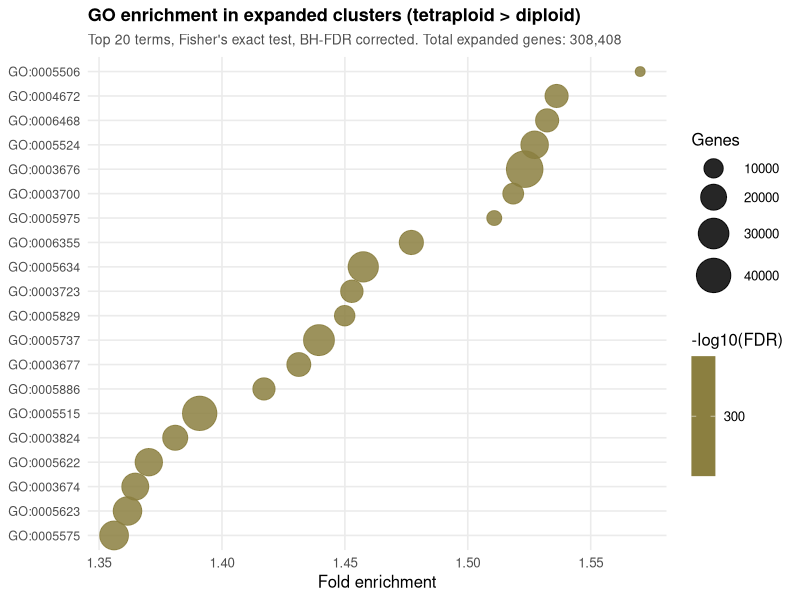
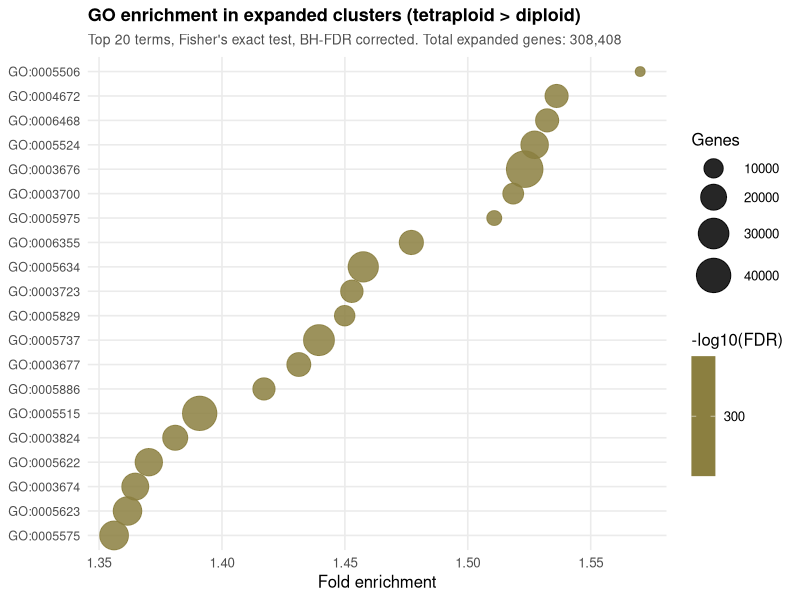
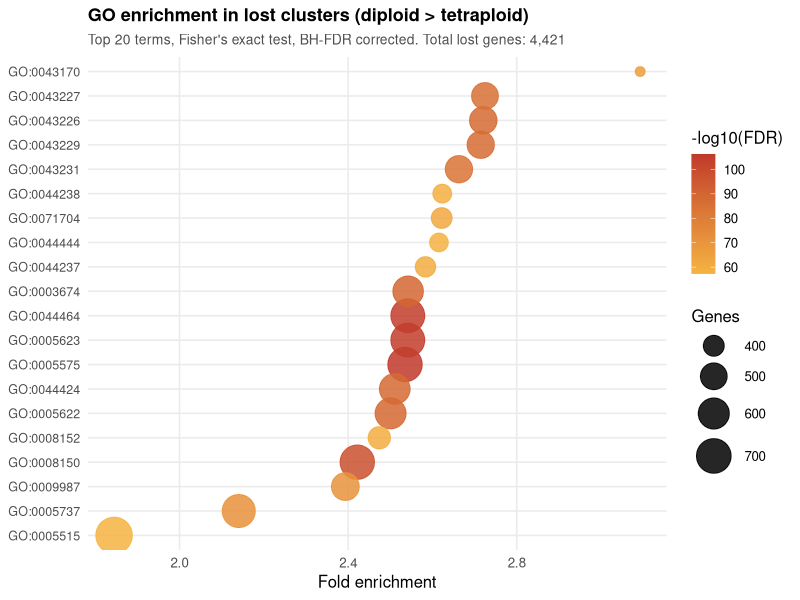
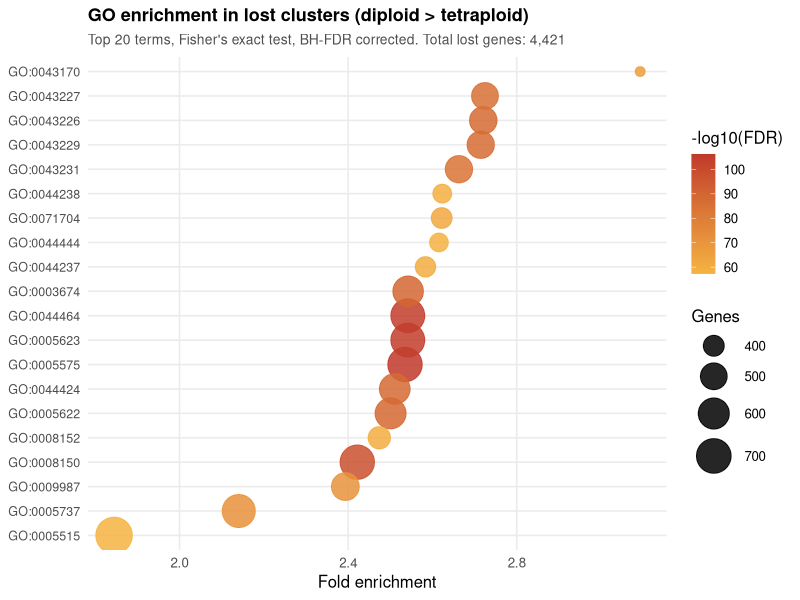

These charts were generated, in order, by the following R code: (Note: this script raises an error after producing the figures.)
# scripts/retention_go_enrichment.R
# Fisher's exact test for GO enrichment in expanded vs lost bins.
# Figures 2 and 3 for the polyploidy retention paper.

library(dplyr)
library(tidyr)
library(ggplot2)

# ---- Configuration ----
setwd("C:/Users/Erick.Amombo/alfalfa_pangenome/analysis/retention_bias")

# Total gene counts per set (from SQL queries)
N_expanded    <- 308408
N_lost        <- 4421
N_background  <- 823838

# ---- Load GO counts ----
go <- read.csv("go_counts_by_bin.csv", stringsAsFactors = FALSE)
cat("Loaded", nrow(go), "rows\n")

# ---- Pivot to wide format (one row per GO term) ----
go_wide <- go %>%
  pivot_wider(names_from = bin, values_from = n_genes,
              values_fill = list(n_genes = 0))

# Make sure all three columns exist
if (!"expanded"    %in% colnames(go_wide)) go_wide$expanded    <- 0
if (!"lost"        %in% colnames(go_wide)) go_wide$lost        <- 0
if (!"background"  %in% colnames(go_wide)) go_wide$background  <- 0

# ---- Filter: only test terms with >= 5 genes in the bin ----
# (avoids noise from singleton terms)
test_go <- function(bin_name, N_bin) {
  df <- go_wide %>%
    filter(.data[[bin_name]] >= 5) %>%
    mutate(
      a = .data[[bin_name]],
      b = N_bin - .data[[bin_name]],
      c = background - .data[[bin_name]],
      d = N_background - N_bin - (background - .data[[bin_name]]),
      pval = mapply(function(x1, x2, x3, x4)
        fisher.test(matrix(c(x1, x2, x3, x4), nrow = 2))$p.value,
        a, b, c, d)
    ) %>%
    mutate(
      FDR = p.adjust(pval, method = "BH"),
      fold_enrichment = (a / N_bin) / (background / N_background),
      neg_log10_FDR = -log10(FDR + 1e-300)
    ) %>%
    arrange(FDR)

  return(df)
}

expanded_df <- test_go("expanded", N_expanded)
lost_df     <- test_go("lost",     N_lost)

cat("Expanded significant terms (FDR < 0.05):",
    sum(expanded_df$FDR < 0.05), "\n")
cat("Lost significant terms (FDR < 0.05):",
    sum(lost_df$FDR < 0.05), "\n")

# ---- Top 20 for each figure ----
top_expanded <- expanded_df %>% slice_head(n = 20)
top_lost     <- lost_df %>% slice_head(n = 20)

# ---- Figure 2: Expanded enrichment ----
p2 <- ggplot(top_expanded,
             aes(x = fold_enrichment,
                 y = reorder(go_term, fold_enrichment),
                 size = a,
                 color = neg_log10_FDR)) +
  geom_point(alpha = 0.85) +
  scale_color_gradient(low = "#f5b342", high = "#1a4d38") +
  scale_size_continuous(range = c(3, 12)) +
  labs(
    title = "GO enrichment in expanded clusters (tetraploid > diploid)",
    subtitle = paste0("Top 20 terms, Fisher's exact test, BH-FDR corrected. ",
                      "Total expanded genes: ", format(N_expanded, big.mark = ",")),
    x = "Fold enrichment",
    y = NULL,
    size = "Genes",
    color = "-log10(FDR)"
  ) +
  theme_minimal(base_size = 12) +
  theme(
    plot.title = element_text(face = "bold", size = 13),
    plot.subtitle = element_text(size = 10, color = "gray30"),
    axis.text.y = element_text(size = 9),
    panel.grid.minor = element_blank()
  )

ggsave("figures/Fig2_expanded_GO_enrichment.pdf", p2,
       width = 10, height = 7, device = cairo_pdf)
ggsave("figures/Fig2_expanded_GO_enrichment.png", p2,
       width = 10, height = 7, dpi = 300)

cat("Figure 2 saved\n")

# ---- Figure 3: Lost enrichment ----
p3 <- ggplot(top_lost,
             aes(x = fold_enrichment,
                 y = reorder(go_term, fold_enrichment),
                 size = a,
                 color = neg_log10_FDR)) +
  geom_point(alpha = 0.85) +
  scale_color_gradient(low = "#f5b342", high = "#c0392b") +
  scale_size_continuous(range = c(3, 12)) +
  labs(
    title = "GO enrichment in lost clusters (diploid > tetraploid)",
    subtitle = paste0("Top 20 terms, Fisher's exact test, BH-FDR corrected. ",
                      "Total lost genes: ", format(N_lost, big.mark = ",")),
    x = "Fold enrichment",
    y = NULL,
    size = "Genes",
    color = "-log10(FDR)"
  ) +
  theme_minimal(base_size = 12) +
  theme(
    plot.title = element_text(face = "bold", size = 13),
    plot.subtitle = element_text(size = 10, color = "gray30"),
    axis.text.y = element_text(size = 9),
    panel.grid.minor = element_blank()
  )

ggsave("figures/Fig3_lost_GO_enrichment.pdf", p3,
       width = 10, height = 7, device = cairo_pdf)
ggsave("figures/Fig3_lost_GO_enrichment.png", p3,
       width = 10, height = 7, dpi = 300)

cat("Figure 3 saved\n")

# ---- Save the full enrichment tables as CSV for supplementary ----
write.csv(expanded_df, "figures/TableS2_expanded_GO_full.csv", row.names = FALSE)
write.csv(lost_df,     "figures/TableS3_lost_GO_full.csv",     row.names = FALSE)

cat("Supplementary tables saved\n")
cat("All done.\n")
